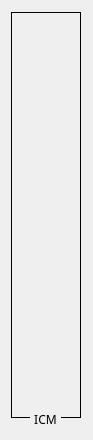
<?xml version="1.0" encoding="UTF-8"?>
<ui version="4.0">
 <class>zone_icm</class>
 <widget class="QWidget" name="zone_icm">
  <property name="geometry">
   <rect>
    <x>0</x>
    <y>0</y>
    <width>93</width>
    <height>440</height>
   </rect>
  </property>
  <property name="minimumSize">
   <size>
    <width>0</width>
    <height>0</height>
   </size>
  </property>
  <property name="maximumSize">
   <size>
    <width>93</width>
    <height>440</height>
   </size>
  </property>
  <property name="windowTitle">
   <string>Form</string>
  </property>
  <widget class="QFrame" name="frame">
   <property name="geometry">
    <rect>
     <x>11</x>
     <y>12</y>
     <width>70</width>
     <height>406</height>
    </rect>
   </property>
   <property name="frameShape">
    <enum>QFrame::Box</enum>
   </property>
   <property name="frameShadow">
    <enum>QFrame::Plain</enum>
   </property>
   <layout class="QVBoxLayout" name="verticalLayout">
    <item>
     <widget class="QPushButton" name="ICM_1">
      <property name="sizePolicy">
       <sizepolicy hsizetype="Fixed" vsizetype="Fixed">
        <horstretch>0</horstretch>
        <verstretch>0</verstretch>
       </sizepolicy>
      </property>
      <property name="minimumSize">
       <size>
        <width>50</width>
        <height>50</height>
       </size>
      </property>
      <property name="maximumSize">
       <size>
        <width>50</width>
        <height>50</height>
       </size>
      </property>
      <property name="sizeIncrement">
       <size>
        <width>10</width>
        <height>10</height>
       </size>
      </property>
      <property name="baseSize">
       <size>
        <width>0</width>
        <height>0</height>
       </size>
      </property>
      <property name="autoFillBackground">
       <bool>false</bool>
      </property>
      <property name="styleSheet">
       <string notr="true">QPushButton {image: url(:/icm/img/ICM/1.png)}
QPushButton:checked {image: url(:/icm/img/ICM/1_pressed.png)}

</string>
      </property>
      <property name="text">
       <string/>
      </property>
      <property name="iconSize">
       <size>
        <width>50</width>
        <height>50</height>
       </size>
      </property>
      <property name="checkable">
       <bool>true</bool>
      </property>
      <property name="flat">
       <bool>true</bool>
      </property>
      <attribute name="buttonGroup">
       <string notr="true">buttonGroup</string>
      </attribute>
     </widget>
    </item>
    <item>
     <widget class="QPushButton" name="ICM_2">
      <property name="sizePolicy">
       <sizepolicy hsizetype="Fixed" vsizetype="Fixed">
        <horstretch>0</horstretch>
        <verstretch>0</verstretch>
       </sizepolicy>
      </property>
      <property name="minimumSize">
       <size>
        <width>50</width>
        <height>50</height>
       </size>
      </property>
      <property name="maximumSize">
       <size>
        <width>50</width>
        <height>50</height>
       </size>
      </property>
      <property name="sizeIncrement">
       <size>
        <width>10</width>
        <height>10</height>
       </size>
      </property>
      <property name="baseSize">
       <size>
        <width>0</width>
        <height>0</height>
       </size>
      </property>
      <property name="styleSheet">
       <string notr="true">QPushButton {image: url(:/icm/img/ICM/2.png)}
QPushButton:checked  {image: url(:/icm/img/ICM/2_pressed.png)}</string>
      </property>
      <property name="text">
       <string/>
      </property>
      <property name="iconSize">
       <size>
        <width>50</width>
        <height>50</height>
       </size>
      </property>
      <property name="checkable">
       <bool>true</bool>
      </property>
      <property name="flat">
       <bool>true</bool>
      </property>
      <attribute name="buttonGroup">
       <string notr="true">buttonGroup</string>
      </attribute>
     </widget>
    </item>
    <item>
     <widget class="QPushButton" name="ICM_3">
      <property name="sizePolicy">
       <sizepolicy hsizetype="Fixed" vsizetype="Fixed">
        <horstretch>0</horstretch>
        <verstretch>0</verstretch>
       </sizepolicy>
      </property>
      <property name="minimumSize">
       <size>
        <width>50</width>
        <height>50</height>
       </size>
      </property>
      <property name="maximumSize">
       <size>
        <width>50</width>
        <height>50</height>
       </size>
      </property>
      <property name="sizeIncrement">
       <size>
        <width>10</width>
        <height>10</height>
       </size>
      </property>
      <property name="baseSize">
       <size>
        <width>0</width>
        <height>0</height>
       </size>
      </property>
      <property name="styleSheet">
       <string notr="true">QPushButton {image: url(:/icm/img/ICM/3.png)}
QPushButton:checked {image: url(:/icm/img/ICM/3_pressed.png)}</string>
      </property>
      <property name="text">
       <string/>
      </property>
      <property name="iconSize">
       <size>
        <width>50</width>
        <height>50</height>
       </size>
      </property>
      <property name="checkable">
       <bool>true</bool>
      </property>
      <property name="flat">
       <bool>true</bool>
      </property>
      <attribute name="buttonGroup">
       <string notr="true">buttonGroup</string>
      </attribute>
     </widget>
    </item>
    <item>
     <widget class="QPushButton" name="ICM_4">
      <property name="enabled">
       <bool>true</bool>
      </property>
      <property name="sizePolicy">
       <sizepolicy hsizetype="Fixed" vsizetype="Fixed">
        <horstretch>0</horstretch>
        <verstretch>0</verstretch>
       </sizepolicy>
      </property>
      <property name="minimumSize">
       <size>
        <width>50</width>
        <height>50</height>
       </size>
      </property>
      <property name="maximumSize">
       <size>
        <width>50</width>
        <height>50</height>
       </size>
      </property>
      <property name="sizeIncrement">
       <size>
        <width>10</width>
        <height>10</height>
       </size>
      </property>
      <property name="baseSize">
       <size>
        <width>0</width>
        <height>0</height>
       </size>
      </property>
      <property name="styleSheet">
       <string notr="true">QPushButton {image: url(:/icm/img/ICM/4.png)}
QPushButton:checked  {image: url(:/icm/img/ICM/4_pressed.png)}</string>
      </property>
      <property name="text">
       <string/>
      </property>
      <property name="checkable">
       <bool>true</bool>
      </property>
      <property name="flat">
       <bool>true</bool>
      </property>
      <attribute name="buttonGroup">
       <string notr="true">buttonGroup</string>
      </attribute>
     </widget>
    </item>
    <item>
     <widget class="QPushButton" name="ICM_5">
      <property name="sizePolicy">
       <sizepolicy hsizetype="Fixed" vsizetype="Fixed">
        <horstretch>0</horstretch>
        <verstretch>0</verstretch>
       </sizepolicy>
      </property>
      <property name="minimumSize">
       <size>
        <width>50</width>
        <height>50</height>
       </size>
      </property>
      <property name="maximumSize">
       <size>
        <width>50</width>
        <height>50</height>
       </size>
      </property>
      <property name="sizeIncrement">
       <size>
        <width>10</width>
        <height>10</height>
       </size>
      </property>
      <property name="baseSize">
       <size>
        <width>0</width>
        <height>0</height>
       </size>
      </property>
      <property name="styleSheet">
       <string notr="true">QPushButton {image: url(:/icm/img/ICM/5.png)}
QPushButton:checked  {image: url(:/icm/img/ICM/5_pressed.png)}</string>
      </property>
      <property name="text">
       <string/>
      </property>
      <property name="iconSize">
       <size>
        <width>50</width>
        <height>50</height>
       </size>
      </property>
      <property name="checkable">
       <bool>true</bool>
      </property>
      <property name="flat">
       <bool>true</bool>
      </property>
      <attribute name="buttonGroup">
       <string notr="true">buttonGroup</string>
      </attribute>
     </widget>
    </item>
    <item>
     <widget class="QPushButton" name="ICM_6">
      <property name="sizePolicy">
       <sizepolicy hsizetype="Fixed" vsizetype="Fixed">
        <horstretch>0</horstretch>
        <verstretch>0</verstretch>
       </sizepolicy>
      </property>
      <property name="minimumSize">
       <size>
        <width>50</width>
        <height>50</height>
       </size>
      </property>
      <property name="maximumSize">
       <size>
        <width>50</width>
        <height>50</height>
       </size>
      </property>
      <property name="sizeIncrement">
       <size>
        <width>10</width>
        <height>10</height>
       </size>
      </property>
      <property name="baseSize">
       <size>
        <width>0</width>
        <height>0</height>
       </size>
      </property>
      <property name="styleSheet">
       <string notr="true">QPushButton {image: url(:/icm/img/ICM/6.png)}
QPushButton:checked  {image: url(:/icm/img/ICM/6_pressed.png)}</string>
      </property>
      <property name="text">
       <string/>
      </property>
      <property name="iconSize">
       <size>
        <width>50</width>
        <height>50</height>
       </size>
      </property>
      <property name="checkable">
       <bool>true</bool>
      </property>
      <property name="flat">
       <bool>true</bool>
      </property>
      <attribute name="buttonGroup">
       <string notr="true">buttonGroup</string>
      </attribute>
     </widget>
    </item>
    <item>
     <widget class="QPushButton" name="ICM_7">
      <property name="sizePolicy">
       <sizepolicy hsizetype="Fixed" vsizetype="Fixed">
        <horstretch>0</horstretch>
        <verstretch>0</verstretch>
       </sizepolicy>
      </property>
      <property name="minimumSize">
       <size>
        <width>50</width>
        <height>50</height>
       </size>
      </property>
      <property name="maximumSize">
       <size>
        <width>50</width>
        <height>50</height>
       </size>
      </property>
      <property name="sizeIncrement">
       <size>
        <width>10</width>
        <height>10</height>
       </size>
      </property>
      <property name="baseSize">
       <size>
        <width>0</width>
        <height>0</height>
       </size>
      </property>
      <property name="styleSheet">
       <string notr="true">QPushButton {image: url(:/icm/img/ICM/7.png)}
QPushButton:checked {image: url(:/icm/img/ICM/7_pressed.png)}</string>
      </property>
      <property name="text">
       <string/>
      </property>
      <property name="iconSize">
       <size>
        <width>50</width>
        <height>50</height>
       </size>
      </property>
      <property name="checkable">
       <bool>true</bool>
      </property>
      <property name="flat">
       <bool>true</bool>
      </property>
      <attribute name="buttonGroup">
       <string notr="true">buttonGroup</string>
      </attribute>
     </widget>
    </item>
   </layout>
  </widget>
  <widget class="QLabel" name="label">
   <property name="geometry">
    <rect>
     <x>30</x>
     <y>410</y>
     <width>31</width>
     <height>19</height>
    </rect>
   </property>
   <property name="font">
    <font>
     <family>Bahnschrift</family>
    </font>
   </property>
   <property name="autoFillBackground">
    <bool>true</bool>
   </property>
   <property name="text">
    <string>ICM</string>
   </property>
   <property name="alignment">
    <set>Qt::AlignCenter</set>
   </property>
  </widget>
 </widget>
 <resources/>
 <connections/>
 <buttongroups>
  <buttongroup name="buttonGroup">
   <property name="exclusive">
    <bool>false</bool>
   </property>
  </buttongroup>
 </buttongroups>
</ui>
